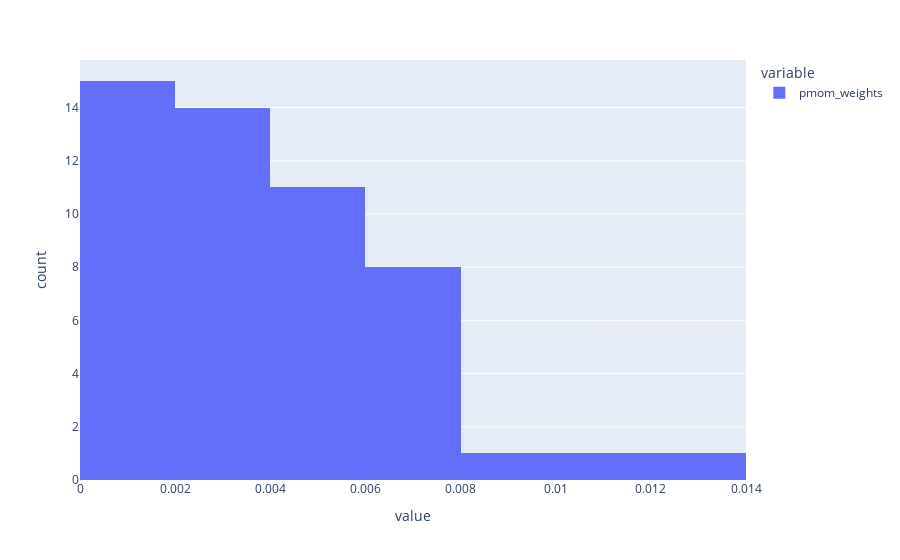

Write notebook code for a chart like this one.
### Code cell
temp_small.xs('2013-12-31', level=0).pmom_weights.hist()

### Figure 1 — Plotly figure (JSON) as saved in the notebook; plotly's stock layout.template omitted (floating-point values rounded to 4 significant figures)
{"data": [{"alignmentgroup": "True", "bingroup": "x", "hovertemplate": "variable=pmom_weights<br>value=%{x}<br>count=%{y}<extra></extra>", "legendgroup": "pmom_weights", "marker": {"color": "#636efa", "pattern": {"shape": ""}}, "name": "pmom_weights", "offsetgroup": "pmom_weights", "orientation": "v", "showlegend": true, "type": "histogram", "x": [0.003037, 0.003789, 0.0001703, 0.000342, 0.01245, 0.007925, 0.005571, 0.002711, 0.007559, 0.006741, 0.007365, 0.005846, 0.005726, 0.001905, 0.004743, 0.003767, 0.006689, 0.003197, 0.0009058, 0.00223, 0.002495, 0.0002409, 0.0009328, 0.002629, 2.67e-05, 0.002953, 0.006928, 0.004892, 2.86e-05, 0.006444, 0.0008413, 0.001036, 0.003542, 0.005061, 0.004219, 0.002586, 0.005773, 0.003116, 0.005725, 0.002194, 0.0001176, 0.005594, 0.0004214, 0.001544, 0.001782, 0.01149, 0.001844, 0.009137, 0.005025, 0.003651, 0.006799], "xaxis": "x", "yaxis": "y"}], "layout": {"barmode": "relative", "legend": {"title": {"text": "variable"}, "tracegroupgap": 0}, "margin": {"t": 60}, "xaxis": {"anchor": "y", "domain": [0, 1], "title": {"text": "value"}}, "yaxis": {"anchor": "x", "domain": [0, 1], "title": {"text": "count"}}}}
